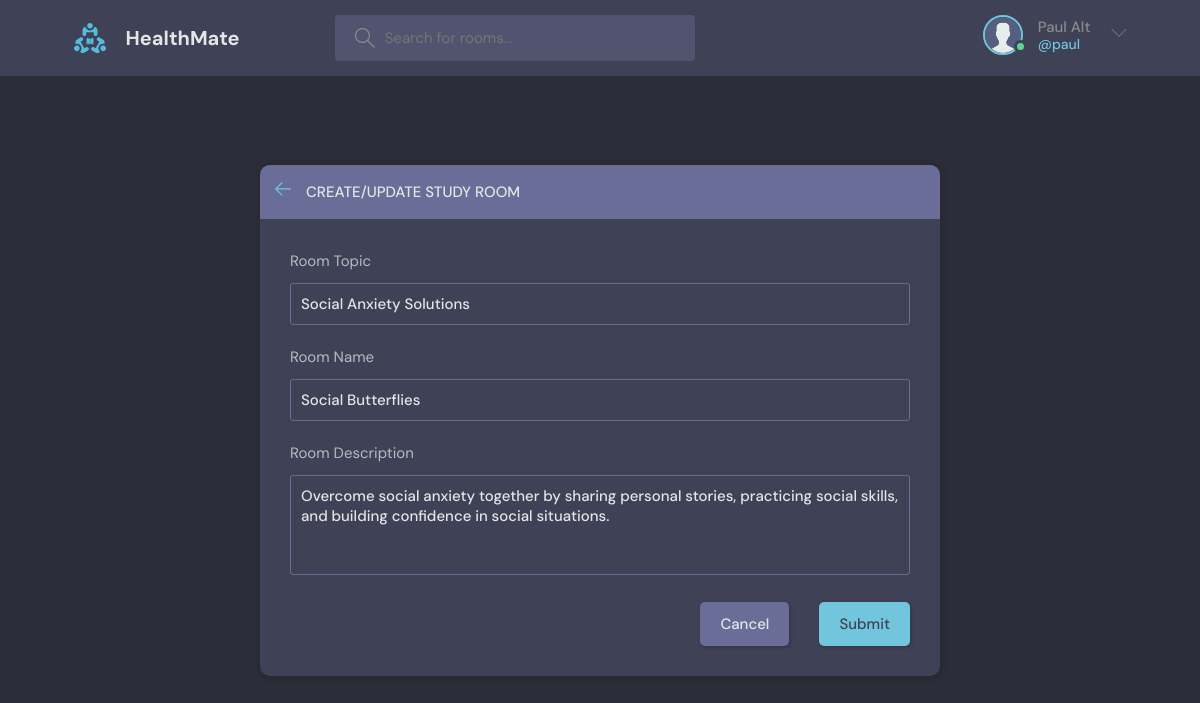
/update-room/2 (signed in), run on the app's committed database.
### base/models.py (models this page shows, shortened)
class User(AbstractUser):
    name = models.CharField(max_length=200, null=True)
    email = models.EmailField(unique=True)
    bio = models.TextField(null=True)
    avatar = models.ImageField(null=True, default="avatar.svg")
    USERNAME_FIELD = 'email'
    REQUIRED_FIELDS = []

class Room(models.Model):
    host = models.ForeignKey(User, on_delete=models.SET_NULL, null=True)
    topic = models.ForeignKey(Topic, on_delete=models.SET_NULL, null=True)
    name=models.CharField(max_length=100)
    description=models.TextField(null=True,blank=True)
    participants=models.ManyToManyField(User, related_name='participants', blank=True)
    updated = models.DateTimeField(auto_now=True)
    created = models.DateTimeField(auto_now_add=True)
    class Meta:
        ordering = ['-updated','-created']

class Topic(models.Model):
    name=models.CharField(max_length=200)

### base/views.py (the view, shortened to what this page needs)
# urls.py: path('update-room/<str:pk>' , views.updateRoom, name='update-room'),
@login_required(login_url='login')
def updateRoom(request, pk):
    room = Room.objects.get(id=pk)
    form = RoomForm(instance=room)
    topics = Topic.objects.all()
    if request.user != room.host:
        return HttpResponse('You are not allowed here!!!')
    context = {'form':form, 'topics':topics, 'room':room}
    return render(request, 'base/room_form.html', context)

### base/forms.py
class RoomForm(ModelForm):
    class Meta:
        model = Room
        fields = '__all__'
        exclude = ['host', 'participants']

### base/templates/base/room_form.html (shortened to what this page needs)
{% extends 'main.html' %}
{% block content %}
  <main class="create-room layout">
    <div class="container">
      <div class="layout__box">
        <div class="layout__boxHeader">
          <div class="layout__boxTitle">
            <a href="{% url 'home' %}">
              <svg version="1.1" xmlns="http://www.w3.org/2000/svg" width="32" height="32" viewBox="0 0 32 32">
                <title>arrow-left</title>
                <path
                  d="M13.723 2.286l-13.723 13.714 13.719 13.714 1.616-1.611-10.96-10.96h27.625v-2.286h-27.625l10.965-10.965-1.616-1.607z">
                </path>
              </svg>
            </a>
            <h3>Create/Update Study Room</h3>
          </div>
        </div>
        <div class="layout__body">
          <form class="form" action="" method="POST">
            <div class="form__group">
              <label for="room_topic">Room Topic</label>
              <input required type="text" value="{{room.topic.name}}" name="topic" list="topic-list" >
            </div>
            <div class="form__group">
              <label for="room_name">Room Name</label>
              {{form.name}}
            </div>
            <div class="form__group">
              <label for="room_description">Room Description</label>
              {{form.description}}
            </div>
            <div class="form__action">
              <a class="btn btn--dark" href="{% url 'home' %}">Cancel</a>
              <button class="btn btn--main" type="submit">Submit</button>
            </div>
          </form>
        </div>
      </div>
    </div>
  </main>
  {% endblock %}

### templates/navbar.html (shortened to what this page needs)
{% load static %}
<header class="header header--loggedIn">
    <div class="container">
      <a href="{% url 'home' %}" class="header__logo">
        <img src="{% static 'images/logo.svg' %}" />
        <h1>HealthMate</h1>
      </a>
      <form class="header__search" method="GET" action="{% url 'home' %}">
        <label>
          <input name="q" placeholder="Search for rooms..." />
        </label>
      </form>
      <nav class="header__menu">
        {% if request.user.is_authenticated %}
        <div class="header__user">
          <a href="{% url 'user-profile' user.id %}">
            <div class="avatar avatar--medium active">
              <img src="{{request.user.avatar.url}}" />
            </div>
            <p>{{request.user.name}} <span>@{{request.user.username}}</span></p>
          </a>
          <button class="dropdown-button">
            <svg version="1.1" xmlns="http://www.w3.org/2000/svg" width="32" height="32" viewBox="0 0 32 32">
              <title>chevron-down</title>
              <path d="M16 21l-13-13h-3l16 16 16-16h-3l-13 13z"></path>
            </svg>
          </button>
        </div>
        {% else %}
        <a href="{% url 'login' %}">
          <img src="{% static 'images/avatar.svg' %}" />
          <p>Login</p>
        </a> -->
        {% endif %}
      </nav>
    </div>
  </header>

### data on the page
User: user.avatar (placeholder picture), user.name "Paul Alt", user.username "paul"
Room: topic "Social Anxiety Solutions", name "Social Butterflies", description "Overcome social anxiety together by sharing personal stories, practicing social skills, and building confidence in social situations."
